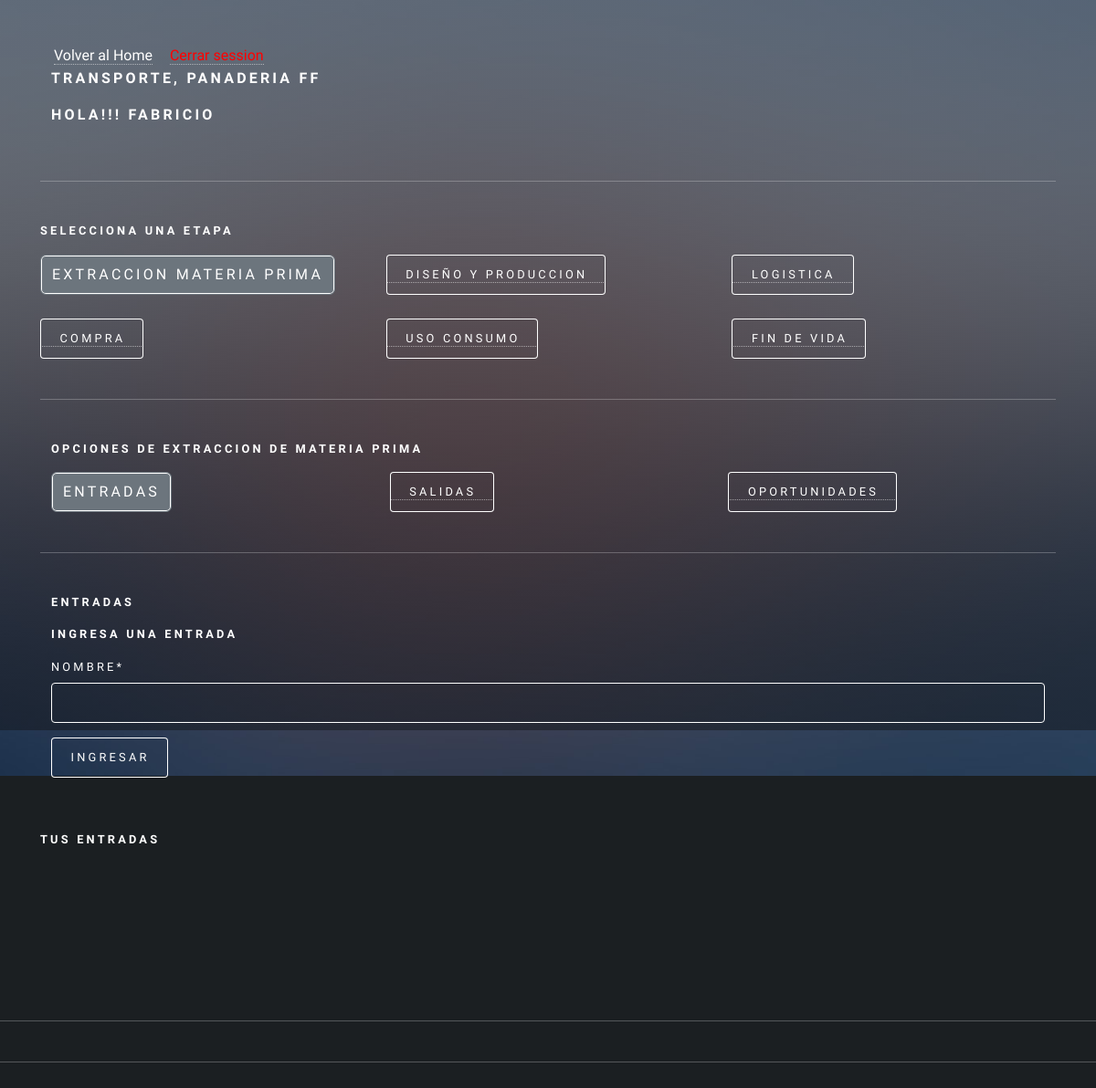
The app's page /agregar_entrada_extraccion (signed in), older data.
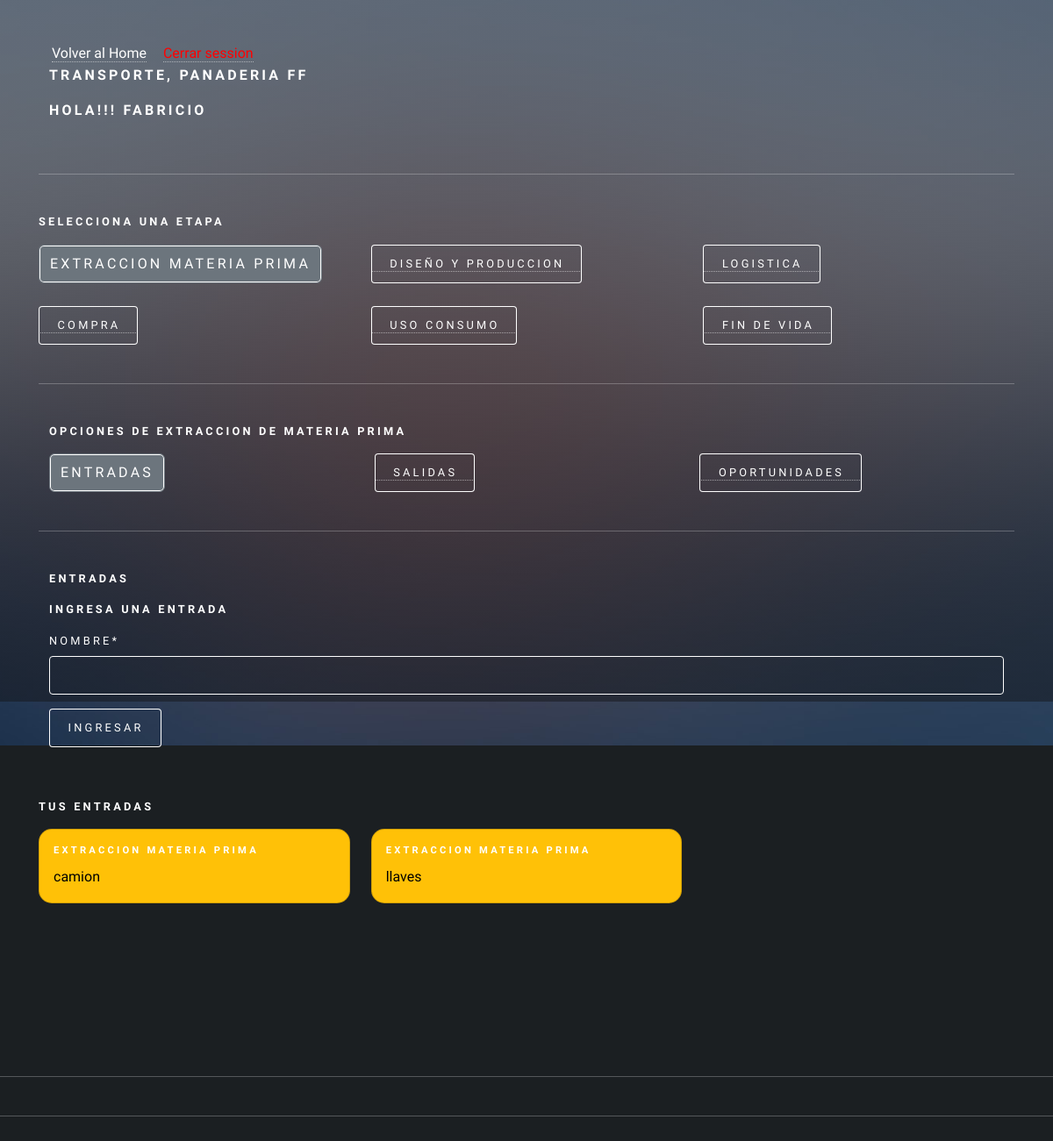
The same page, newer data.
### app/models.py (models this page shows, shortened)
class RegistroTrabajador(models.Model):
    id_registro = models.AutoField(primary_key=True)
    id_usuario = models.ForeignKey(Usuario, on_delete=models.CASCADE)
    descripcion = models.TextField(max_length=160)
    id_area = models.ForeignKey(AreaEmpresa, on_delete=models.CASCADE)

class AreaEmpresa(models.Model):
    id_area = models.AutoField(primary_key=True)
    nombre  = models.CharField(max_length=20)
    productos = models.CharField(max_length=50)
    id_empresa = models.ForeignKey(Empresa, on_delete=models.CASCADE)
    def nombre_area(self):
        return "{}, {}". format(self.nombre, self.id_empresa)
    def __str__(self):
        return self.nombre_area()

class Empresa(models.Model):
    id_empresa = models.AutoField(primary_key=True)
    nombre  = models.CharField(max_length=20)
    def __str__(self):
        return self.nombre

class Entrada(models.Model):
    id_entrada = models.AutoField(primary_key=True)
    nombre  = models.CharField(max_length=50)
    fecha =  models.DateField(auto_now_add=True)
    etapa = models.ForeignKey(Etapa, on_delete=models.CASCADE)
    usuario =models.ForeignKey(Usuario, on_delete=models.CASCADE)
    id_area = models.ForeignKey(AreaEmpresa, on_delete=models.CASCADE)

class Etapa(models.Model):
    id_etapa = models.AutoField(primary_key=True)
    nombre  = models.CharField(max_length=50)
    fecha_inicio  = models.DateField()
    fecha_termino  = models.DateField()
    area = models.ForeignKey(AreaEmpresa, on_delete=models.CASCADE)
    ciclo = models.ForeignKey(CicloArea, on_delete=models.CASCADE)
    activo = models.BooleanField()
    def __str__(self):
        return self.nombre

### user/models.py (models this page shows, shortened)
class Usuario(AbstractUser):
    telefono = models.IntegerField(null=True)

### app/views.py (the view, shortened to what this page needs)
# urls.py: path('agregar_entrada_extraccion', agregarEntradaExtraccion, name="agregar_entrada_extraccion"),
def agregarEntradaExtraccion(request):
    if request.user.is_authenticated:
        registros = RegistroTrabajador.objects.filter(id_usuario=request.user)
        etapa = Etapa.objects.values_list("id_etapa", flat=True).filter(nombre="Extraccion materia prima")
        entradas = Entrada.objects.filter(usuario=request.user)
        areaTrabajador = RegistroTrabajador.objects.values_list("id_area", flat=True).filter(id_usuario = request.user)
        print("La id de la etapa es!!!!!!!!: ", etapa)
        print("La id del area es!!!!!!!!: ", areaTrabajador)
        data = {
            'form': EntradaForm(),
            'registros': registros,
            'entradas': entradas,
            'areaTrabajador': areaTrabajador
        }
        print(f"la id del usuario es!!!!!!!!:", request.user.id)
        return render(request,'autodiagnostico/extraccion/entrada/agregar_entrada.html', data)
    else:
        return render(request, 'autodiagnostico/extraccion/entrada/agregar_entrada.html')

### app/forms.py
class EntradaForm(forms.ModelForm):
    class Meta:
        model = Entrada
        fields = 'nombre',

### app/templates/autodiagnostico/extraccion/entrada/agregar_entrada.html (shortened to what this page needs)
{% extends 'autodiagnostico/extraccion/home_extraccion.html' %}
{% load static %}
{% load crispy_forms_tags %}
{% block extraccion %}
<div class="container">
    <h4>Entradas</h4>
    <form action="" method="post">
        <h4>Ingresa una entrada</h4>
        {{form | crispy}}
        <div>
            <input type="submit" class="btn btn-primary" value="ingresar">
        </div>
    </form>
</div>
<br>
<h4>Tus entradas</h4>
<div class="row row-cols-1 row-cols-md-3 g-4">
    {% for p in entradas %}
    {% if p.etapa.nombre == "Extraccion materia prima" %}
        <div class="col">
            <div class="card text-bg-warning">
                <div class="card-body">
                    <h5 class="card-title">{{p.etapa}}</h5>
                    <p class="card-text">{{p.nombre}}</p>
                </div>
            </div>
        </div>
    {% endif %}
    {% endfor %}
</div>
{% endblock extraccion %}

### app/templates/autodiagnostico/extraccion/home_extraccion.html (shortened to what this page needs)
{% extends 'autodiagnostico/auto_diagnostico.html' %}
{% load static %}
{% load crispy_forms_tags %}
{% block body %}
<div class="container-sm">
    <h4>Opciones de extraccion de materia prima</h4>
    <div class="row">
        {% if user.is_staff %}
            <div class="col">
                <a href="{% url 'entradas_extraccion' %}"><button type="button" id="entrada">Tabla Entradas</button></a>
            </div>
            <div class="col">
                <a href="{% url 'salidas_extraccion' %}"><button type="button" id="salida">Tabla Salidas</button></a>
            </div>
            <div class="col">
                <a href="{% url 'oportuniades_extraccion' %}"><button type="button" id="oportunidad">Tabla Oportunidades</button></a>
            </div>
        {% else %}
            <div class="col">
                <a href="{% url 'agregar_entrada_extraccion' %}"><button type="button" id="entrada">Entradas</button></a>
            </div>
            <div class="col">
                <a href="{% url 'agregar_salida_extraccion' %}"><button type="button" id="salida">Salidas</button></a>
            </div>
            <div class="col">
                <a href="{% url 'agregar_oportunidad_extraccion' %}"><button type="button" id="oportunidad">Oportunidades</button></a>
            </div>
            {% endif %}
    </div>
</div>
<hr>
{% block extraccion %}{% endblock extraccion %}
{% endblock %}

### app/templates/autodiagnostico/auto_diagnostico.html (shortened to what this page needs)
{% load static %}
<!DOCTYPE HTML>
<html>
<head>
    <link href="https://cdn.jsdelivr.net/npm/bootstrap@5.2.0/dist/css/bootstrap.min.css" rel="stylesheet"
>
    <link rel="stylesheet" href="{% static 'css/main.css' %}" />
    <link rel="stylesheet" href="{% static 'css/style.css' %}">
</head>
<body class="is-preload">
    <div id="wrapper">
        <div class="container-sm">
            {% if user.is_authenticated %}
            <a id="home_admin" href="{% url 'home' %}">Volver al Home</a>  <a href="{% url 'logout' %}" id="cerrarSesion">Cerrar session</a>
            {% if registros %}
            <div class="container-sm">
                <div class="row">
                    {% for i in registros %}
                        <h3>{{i.id_area}}</h3>
                    {% endfor %}
                    <h3>Hola!!! {{user.username}}</h3>
                </div>
            </div>
            <hr>
            <h4>Selecciona una Etapa</h4>
            <div class="row">
                <div class="col">
                    <a href="{% url 'extraccion_materiaPrima' %}"><button type="button" id="extraccion">Extraccion
                            Materia Prima</button></a>
                </div>
                <div class="col">
                    <a href="{% url 'diseño_Produccion' %}"><button type="button" id="diseño">Diseño y
                            produccion</button></a>
                </div>
                <div class="col">
                    <a href="{% url 'logistica' %}"><button type="button" id="logistica">Logistica</button></a>
                </div>
            </div>
            <br>
            <div class="row">
                <div class="col">
                    <a href="{% url 'compra' %}"><button type="button" id="compra">Compra</button></a>
                </div>
                <div class="col">
                    <a href="{% url 'uso_consumo' %}"><button type="button" id="uso">Uso consumo</button></a>
                </div>
                <div class="col">
                    <a href="{% url 'fin_vida' %}"><button type="button" id="fin">Fin de vida</button></a>
                </div>
            </div>
            <hr>
            {% block body %}{% endblock %}
        </div>
        {% else %}
        <h1>Registra la empresa y el area a la que perteneces!!!!</h1>
        <a href="{% url 'agregar_Area' user.id  %}"><button type="button">Aqui</button></a>
        {% endif %}
        {% else %}
        <h1>Inicia Session</h1>
        <p>Para acceder a tu Auto Diagnostico </p>
        <a href="{% url 'login'  %}"><button type="button">Inicia Session</button></a>
        {% endif %}
    </div>
    <hr>
    <hr>
    <br>
    <br>
    <div id="bg"></div>
</body>
</html>

### static/css/style.css (style rules this page uses)
.card { background-color: rgba(27, 31, 34, 0.85); border-radius: 15px; }
#cerrarSesion { color: red; text-decoration: none; margin-left: 15px; }
#home_admin { margin-left: 15px; }

Row changes from the older to the newer data that the page shows:
added Entrada: etapa "EXTRACCION MATERIA PRIMA", nombre "camion"
added Entrada: etapa "EXTRACCION MATERIA PRIMA", nombre "llaves"
